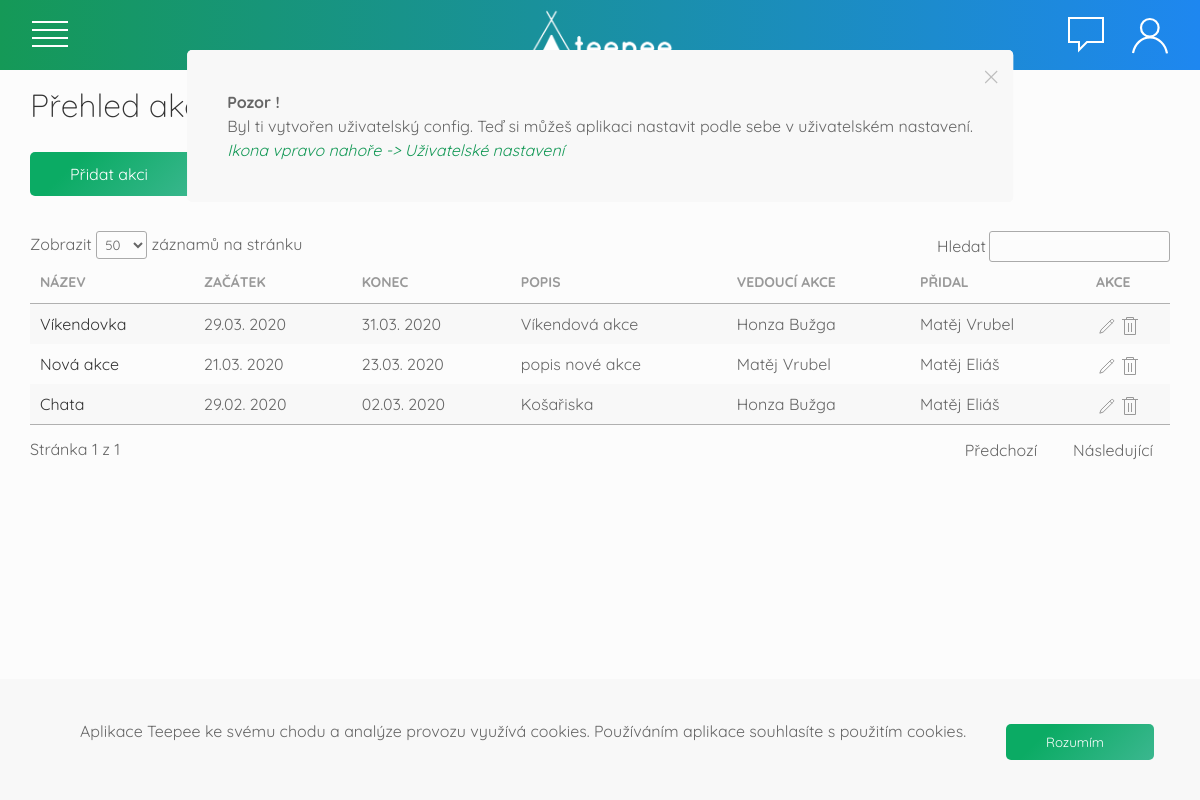
Page /akce (signed in) on the committed database.
### tables this page shows
CREATE TABLE `akce` (
  `id_akce` int(11) NOT NULL,
  `zacatek` datetime NOT NULL,
  `konec` datetime NOT NULL,
  `nazev` varchar(200) NOT NULL,
  `popis` text,
  `vedouci_akce` int(11) DEFAULT NULL,
  `pridal` int(11) DEFAULT NULL
);

CREATE TABLE `vedouci` (
  `id_vedouciho` int(11) NOT NULL,
  `jmeno` varchar(150) NOT NULL,
  `prezdivka` varchar(45) DEFAULT NULL,
  `prijmeni` varchar(150) NOT NULL,
  `datum_narozeni` date NOT NULL,
  `email` varchar(150) NOT NULL,
  `tel` varchar(17) NOT NULL,
  `login` varchar(50) NOT NULL,
  `heslo` text NOT NULL,
  `posledni_prihlaseni` datetime NOT NULL,
  `uroven` int(1) NOT NULL,
  `id_kmenu` int(11) DEFAULT NULL
);

### index.php (called while the page is built, shortened)
<?php
  try{
  $router = new RouterKontroler();
  $router->zpracuj(array($_SERVER["REQUEST_URI"]));
  $router->vypisPohled();
  }
  catch(Exception $e){
    $exception = "
    <h3><b>Ooops!</b> Něco se pokazilo</h3>
    Kód výjimky:<br>".
    $e->getMessage();
    $router->pridejZpravu($exception,"error");
    DB::syslog($exception,"exception",(isset($_SESSION["uzivatel"]->id_vedouciho)) ? $_SESSION["uzivatel"]->id_vedouciho : 0);
    die("<script>window.location.href = '/nastenka';</script>");
  }
 ?>

### model/DB.php (called while the page is built, shortened)
<?php
class DB {
  private static $spojeni;
  private static $nastaveni = array(
		PDO::ATTR_ERRMODE => PDO::ERRMODE_EXCEPTION,
    PDO::ATTR_EMULATE_PREPARES => false,
    PDO::ATTR_DEFAULT_FETCH_MODE => PDO::FETCH_ASSOC
	);
    public static function pripoj($server, $uzivatel, $heslo, $databaze)
    {
	  if (!isset(self::$spojeni))
      {
        $dsn = "mysql:host=$server;dbname=$databaze;charset=utf8";
			 self::$spojeni = new PDO(
				$dsn,
				$uzivatel,
				$heslo,
				self::$nastaveni
       );
	  }
	}
  public static function getVedouci($id){
    $sql = "SELECT * FROM vedouci WHERE id_vedouciho = ?";
    $vedouci = self::$spojeni->prepare($sql);
    $vedouci->execute(array($id));
    return (object) $vedouci->fetch();
  }
  public static function vsechnyAkce(){
    $sql = "SELECT * FROM akce ORDER BY zacatek DESC";
    $navrat = self::$spojeni->prepare($sql);
    $navrat->execute();
    return $navrat->fetchAll();
  }
}

### kontroler/AkceKontroler.php (called while the page is built, shortened)
<?php
class AkceKontroler extends Kontroler{
  public function zpracuj($parametry){
    if(isset($parametry[0])){
      $parametr = $parametry[0];
    }
    else{
      $parametr = null;
    }
    switch ($parametr) {
      default:
        $this->prehled();
        break;
    }
  }
  private function prehled(){
    $vsechnyAkce = DB::vsechnyAkce();
  }
}
 ?>

### kontroler/RouterKontroler.php (called while the page is built, shortened)
<?php
class RouterKontroler extends Kontroler{
  protected $kontroler;
  public function zpracuj($parametry){
    $castiCesty = $this->parseURL($parametry[0]);
    $castNazKont = $this->camelCase(array_shift($castiCesty));
    $tridaKontroleru = $castNazKont . "Kontroler";
    if(file_exists("kontroler/$tridaKontroleru.php"))
      $this->kontroler = new $tridaKontroleru();
    else{
      $this->pridejZpravu("<b>404</b> <br> To, co hledáš, tady není","danger");
      $this->presmeruj("nastenka");
    }
    $this->kontroler->zpracuj($castiCesty);
    $this->kontroler->colorGenerator = new ColorGenerator();
    $this->kontroler->mailManager = new MailManager();
  }
  private function camelCase($text) {
      $text = str_replace("-", " ", $text);
      $text = ucwords($text);
      $text = str_replace(" ", "", $text);
      return $text;
  }
  private function parseURL($url) {
      $parsedURL = parse_url($url);
      $path = $parsedURL["path"];
      $path = ltrim($path,"/");
      $path = trim($path);
      $cutPath = explode("/", $path);
      return $cutPath;
  }
}

### view/akce.phtml (the view, shortened to what this page needs)
<div class="uk-width-1-1 uk-padding-small uk-padding-remove-top">
  <h2>Přehled akcí</h2>
  <a href="#pridat-akci" class="btn-green" uk-toggle>Přidat akci</a>
</div>
<div class="uk-width-1-1 uk-padding-small ">
  <div class=" uk-overflow-auto">
    <table class="data-tables uk-table uk-table-striped">
      <thead>
        <tr>
          <th>Název</th>
          <th>Začátek</th>
          <th>Konec</th>
          <th>Popis</th>
          <th>Vedoucí akce</th>
          <th>Přidal</th>
          <th>Akce</th>
        </tr>
      </thead>
      <tbody>
        <?php foreach ($vsechnyAkce as $akce) {
        ?>
          <tr>
            <td>
              <a href="ucast-akce/<?= $akce["id_akce"] ?>">
                <?= $akce["nazev"] ?>
              </a>
            </td>
            <td>
              <?= date("d.m. Y", strtotime($akce["zacatek"])) ?>
            </td>
            <td>
              <?= date("d.m. Y", strtotime($akce["konec"])) ?>
            </td>
            <td>
              <?= $akce["popis"] ?>
            </td>
            <td>
              <?php
              $vedouci = DB::getVedouci($akce["vedouci_akce"]);
              if (!isset($vedouci->scalar)) {
                echo $vedouci->jmeno . " " . $vedouci->prijmeni;
              }
              ?>
            </td>
            <td>
              <?php
              $vedouci = DB::getVedouci($akce["pridal"]);
              if (!isset($vedouci->scalar)) {
                echo $vedouci->jmeno . " " . $vedouci->prijmeni;
              }
              ?>
            </td>
            <?php if ($_SESSION["uzivatel"]->uroven >= ADMIN) { ?>
              <td>
                <a class='uk-link-muted' href='/akce/upravit/<?= $akce["id_akce"] ?>'><span uk-icon="pencil"></span></a>
                <a class='uk-link-muted' href='/akce/smazat/<?= $akce["id_akce"] ?>' onclick="return confirm('Opravdu chceš smazat tento záznam ?')"><span uk-icon="trash"></span></a>
              </td>
            <?php } else {
            ?>
              <td>
                <a class='uk-link-muted' href='/akce/upravit/<?= $akce["id_akce"] ?>'><span uk-icon="pencil"></span></a>
              </td>
            <?php } ?>
          </tr>
        <?php
        }
        ?>
      </tbody>
    </table>
  </div>
</div>

### view/css/main.css (style rules this page uses)
:root { --orange:#FFE53B; --blue:#21D4FD; --light-grey: #fcfcfc; --border-size: 1px; --border-color: #f2f2f2; --green:#159957; }
body,html { height: 100%; width:100%; margin:0; padding: 0; font-family: 'Quicksand', sans-serif; background-color: var(--light-grey); }
* { font-family: 'Quicksand', sans-serif; }
h1,h2,h3,h4,.uk-heading-small,.uk-heading-medium { font-family: 'Quicksand', sans-serif; font-weight: lighter; }
a { color:#333; }
.btn-green { background-color: #3bb78f; background-image: linear-gradient(315deg, #3bb78f 0%, #0bab64 74%); padding: 10px 50px 10px 40px; display: inline-block; color:#fff; text-decoration: none; border-radius: 5px; margin: 5px 10px 5px 0px; }
.btn-orange,.btn-green,.btn-blue { border: none; cursor: pointer; }
em { color:var(--green); }

### rows in the picture
akce: nazev "Víkendovka", zacatek "29.03. 2020", konec "31.03. 2020", popis "Víkendová akce", vedouci_akce.jmeno "Honza", vedouci_akce.prijmeni "Bužga", pridal.jmeno "Matěj", pridal.prijmeni "Vrubel"
akce: nazev "Nová akce", zacatek "21.03. 2020", konec "23.03. 2020", popis "popis nové akce", vedouci_akce.jmeno "Matěj", vedouci_akce.prijmeni "Vrubel", pridal.jmeno "Matěj", pridal.prijmeni "Eliáš"
akce: nazev "Chata", zacatek "29.02. 2020", konec "02.03. 2020", popis "Košařiska", vedouci_akce.jmeno "Honza", vedouci_akce.prijmeni "Bužga", pridal.jmeno "Matěj", pridal.prijmeni "Eliáš"

### other values in the picture
$zprava["zprava"] "Pozor ! Byl ti vytvořen uživatelský config. Teď si můžeš aplikaci nastavit podle sebe v uživatelském nastavení. Ikona vpravo nahoře -> Uživatelské nastavení"
